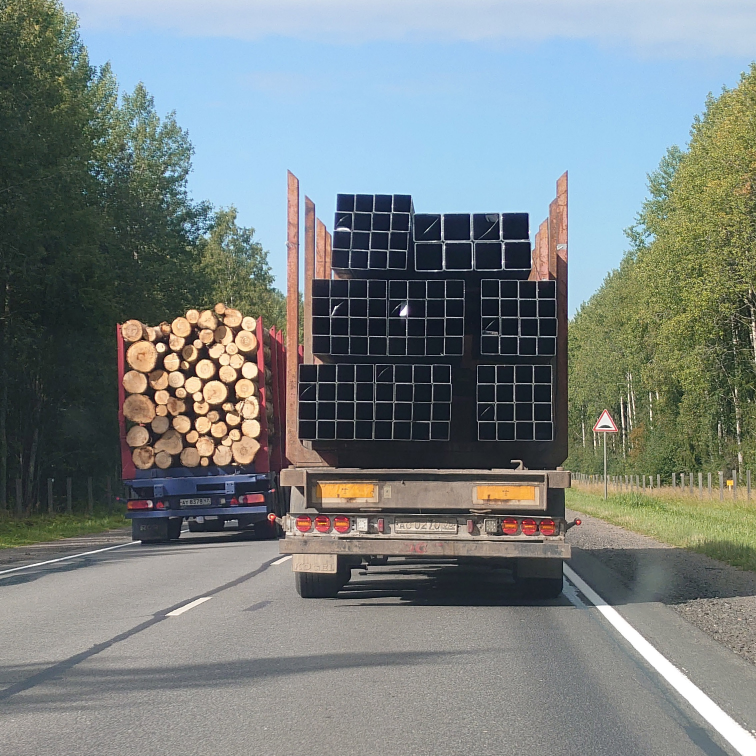
#> input picture lab2/logs-3.jpg, 2268 x 2268 px, found by its file name (shown at 1/3 size)
$ jupyter execute logs-3.ipynb
#> lines starting #> are read from the running program, lines starting #| are printed output that depends on the picture
[cell 1]
import cv2 as cv
import numpy as np
import matplotlib.pyplot as plt

# Читать изображение

[cell 2]
src = cv.imread(r"D:\Projects\Pycharm_projects\CV\lab02\task2\logs-3.jpg")
#> src is the input picture: shape (2268, 2268, 3); mean B, G, R 129.1, 129.7, 121.5
src = cv.cvtColor(src, cv.COLOR_BGR2RGB)
src = cv.bilateralFilter(src, 9, 75, 75)
plt.imshow(src)

# Преобразовать в черно-белое изображение

[cell 3]
gray = cv.cvtColor(src, cv.COLOR_RGB2GRAY)
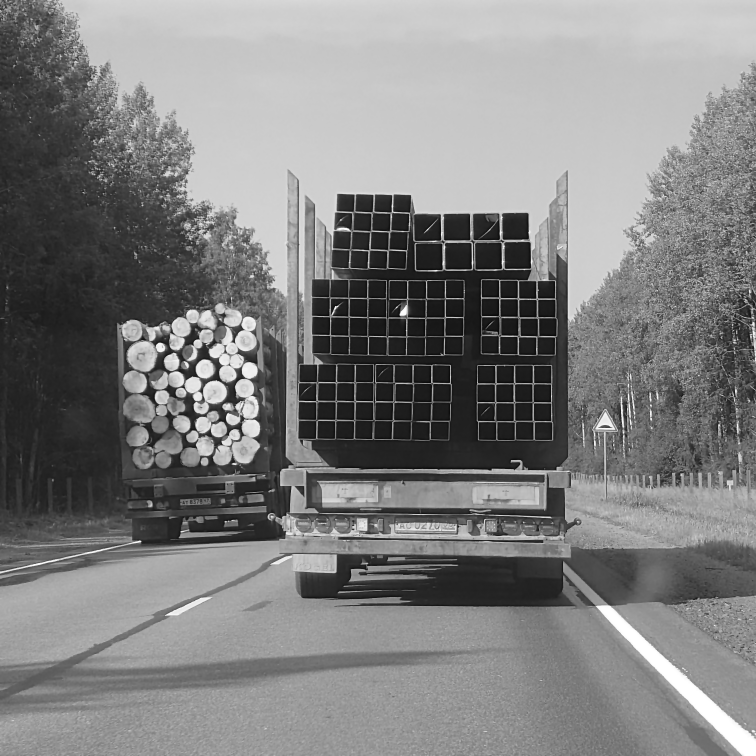
#> gray: shape (2268, 2268) (shown at 1/3 size); min 5, max 255, mean 127.2
gray = cv.blur(gray, (3, 3))
plt.imshow(gray, 'gray')
plt.show()

# Обрезать изображение

[cell 4]
import matplotlib.pyplot as plt

size1 = 500
size2 = 520
x1 = 350
y1 = 900
x2 = x1 + size1
y2 = y1 + size2

cut = gray[y1:y2, x1:x2]
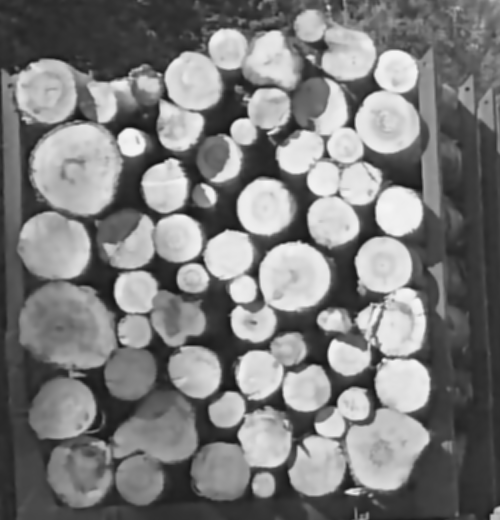
#> cut: shape (520, 500); min 18, max 245, mean 123.6


plt.imshow(cut, cmap='gray')
plt.show()

# Использовать преобразование Хафа (HOUGH_GRADIENT_ALT) для обнаружения кругов на изображении

[cell 5]
from cv2 import HOUGH_GRADIENT_ALT

detected_circles = cv.HoughCircles(
    cut,
    HOUGH_GRADIENT_ALT,
    1.7,
    25,
    param1=260,
    param2=0.6,
    minRadius=10, maxRadius=100
)
#> detected_circles = 53 rows, first 8: [79.9, 168.3, 46.6], [69.7, 326.4, 46.96], [54.4, 246.5, 36.26], [49.3, 91.8, 34.87], [290.7, 277.1, 35.43], [380.8, 448.8, 39.76], [387.6, 120.7, 31.72], [129.2, 243.1, 29.2]

[cell 6]
image = src.copy()
pipes_count = 0

if detected_circles is not None:
    detected_circles = np.uint16(np.around(detected_circles))
#> detected_circles = 53 rows, first 8: [80, 168, 47], [70, 326, 47], [54, 246, 36], [49, 92, 35], [291, 277, 35], [381, 449, 40], [388, 121, 32], [129, 243, 29]

    for points in detected_circles[0, :]:
        a, b, r = points[0] + x1, points[1] + y1, points[2]

        cv.circle(image, (a, b), r, (0, 255, 0), 2)
        cv.circle(image, (a, b), 1, (255, 0, 0), 3)

        pipes_count += 1
#> this loop made 53 passes
#> (points, a, b, r) on passes 1 to 12: ([80, 168, 47], 430, 1068, 47), ([70, 326, 47], 420, 1226, 47), ([54, 246, 36], 404, 1146, 36), ([49, 92, 35], 399, 992, 35), ([291, 277, 35], 641, 1177, 35), ([381, 449, 40], 731, 1349, 40), ([388, 121, 32], 738, 1021, 32), ([129, 243, 29], 479, 1143, 29), ([178, 238, 25], 528, 1138, 25), ([396, 323, 32], 746, 1223, 32), ([398, 211, 25], 748, 1111, 25), ([219, 473, 30], 569, 1373, 30)
#> after the loop, pipes_count = 53


print("Total pipes: ", pipes_count)
#| Total pipes:  53


fig, axs = plt.subplots(1, 2, figsize=(10, 5))

axs[0].imshow(image)
axs[0].set_title('Image1')
axs[0].axis('off')

cut1 = image[y1:y2, x1:x2]
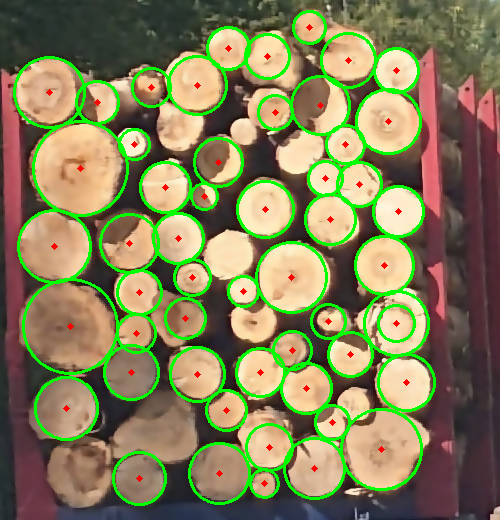
#> cut1: shape (520, 500, 3); mean R, G, B 132.4, 129.1, 88.3

axs[1].imshow(cut1, cmap='gray')
axs[1].set_title('Image2')
axs[1].axis('off')
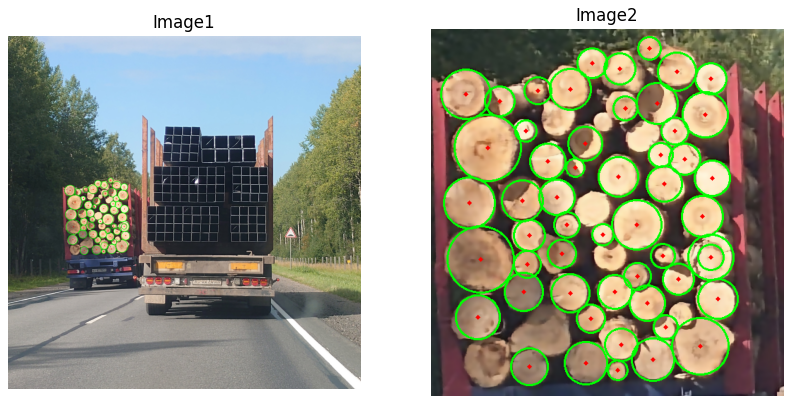
#> figure drawn by matplotlib, 2 panels

$ run again, with lab2/logs-1.jpg copied over lab2/logs-3.jpg
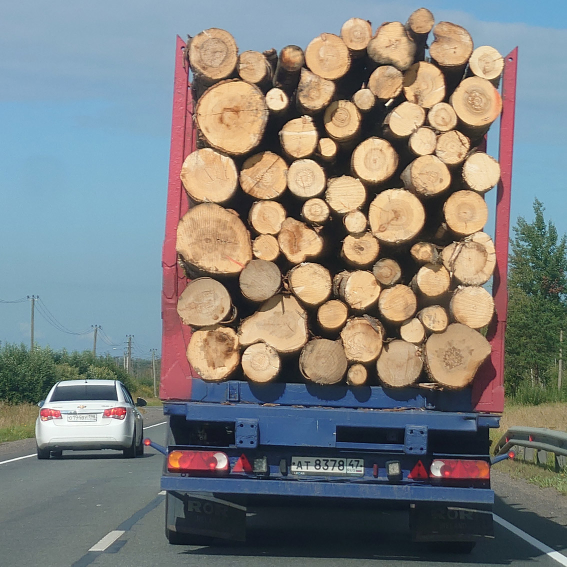
#> input picture lab2/logs-1.jpg, 1134 x 1134 px, found by its file name (shown at 1/2 size)
#> src is the input picture: shape (1134, 1134, 3); mean B, G, R 125, 128, 127.2
#> `detected_circles = cv.HoughCircles( cut, HOUGH_GRADIENT_ALT, 1.7, 25, ..`: detected_circles = [[239.7, 32.3, 18.22], [88.4, 22.1, 17.48], [153, 34, 19.34]]
#> `detected_circles = np.uint16(np.around(detected_circles))`: detected_circles = [[240, 32, 18], [88, 22, 17], [153, 34, 19]]
#> the loop `for points in detected_circles[0, :]:` made 3 passes
#> (points, a, b, r) on passes 1 to 3: ([240, 32, 18], 590, 932, 18), ([88, 22, 17], 438, 922, 17), ([153, 34, 19], 503, 934, 19)
#> after the loop `for points in detected_circles[0, :]:`:
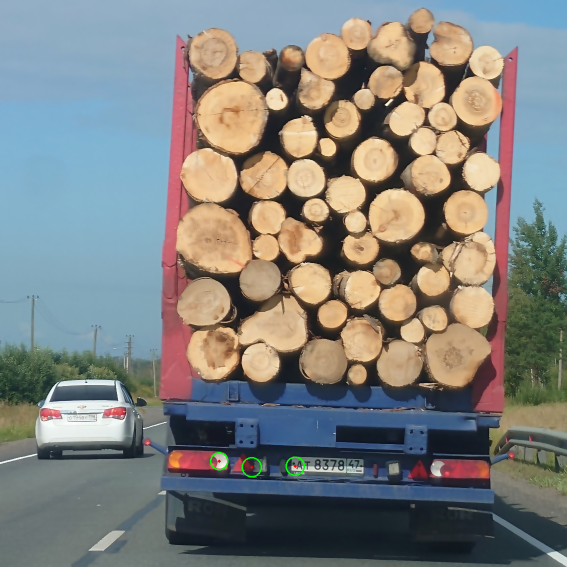
#> image: shape (1134, 1134, 3) (shown at 1/2 size); mean R, G, B 127.1, 128.1, 124.9
#> after the loop `for points in detected_circles[0, :]:`: pipes_count = 3
#| Total pipes:  3
#> `cut1 = image[y1:y2, x1:x2]`:
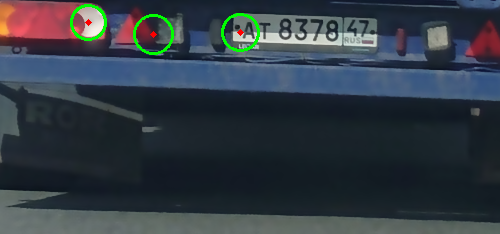
#> cut1: shape (234, 500, 3); mean R, G, B 50.2, 59.4, 68.1

$ run again, with lab2/logs-2.jpg copied over lab2/logs-3.jpg
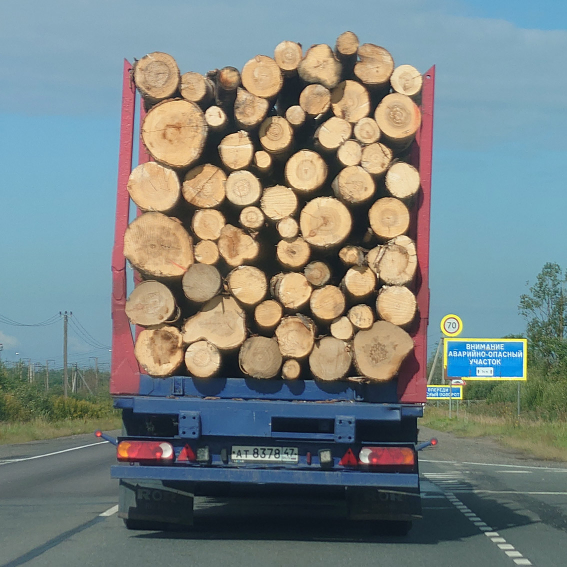
#> input picture lab2/logs-2.jpg, 1134 x 1134 px, found by its file name (shown at 1/2 size)
#> src is the input picture: shape (1134, 1134, 3); mean B, G, R 128.8, 131.3, 121.7
#> `cut = gray[y1:y2, x1:x2]`:
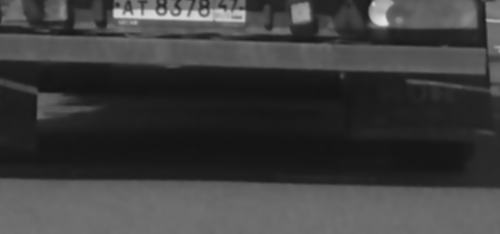
#> cut: shape (234, 500); min 20, max 229, mean 62
#> detected_circles = None
#> `[cell 6] image = src.copy() pipes_count = 0  if detected_circles is no..`:
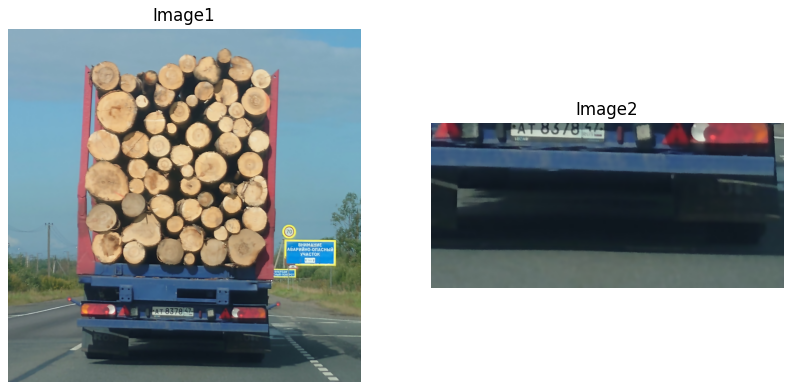
#> figure drawn by matplotlib, 2 panels
